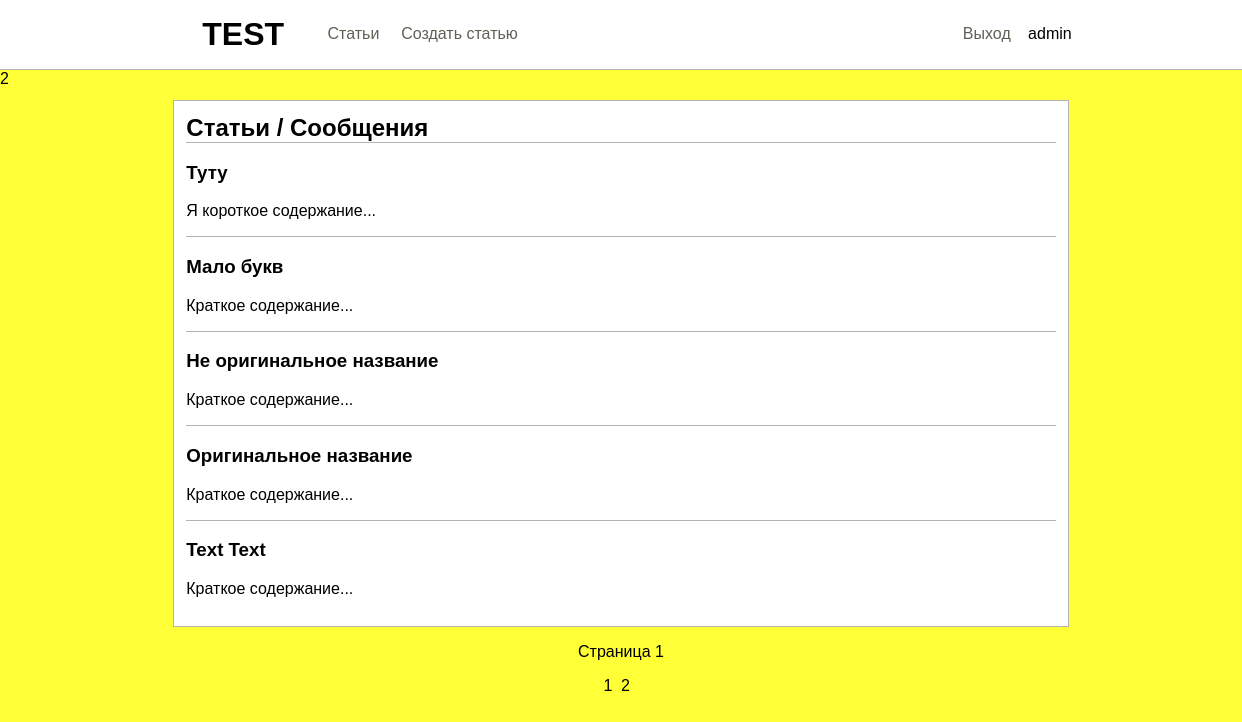
The page / (signed in) on the database its author committed.
### tables this page shows
CREATE TABLE `articles` (
  `id` int(11) NOT NULL,
  `head` varchar(255) NOT NULL,
  `author` varchar(255) NOT NULL,
  `short` text NOT NULL,
  `text` text NOT NULL,
  `pubdate` datetime NOT NULL DEFAULT CURRENT_TIMESTAMP
);

### index.php (the view, shortened to what this page needs)
<?php
include 'includes/header.php';
include 'includes/connection.php';
$page=$_GET['page'];
if($page==NULL){
    $page=1;
}
$art_count = mysqli_fetch_array(mysqli_query($connection,"SELECT COUNT(1) FROM `articles`"))[0];
$art_per_page=5;
$total_pages = ceil($art_count/$art_per_page);
$art_skip=$page*$art_per_page-$art_per_page;
echo $total_pages;
?>
<div class="container main bg_white">
    <h2>Статьи / Сообщения</h2>
    <?php
    $result = mysqli_query($connection,"SELECT * FROM `articles` ORDER BY `pubdate` DESC LIMIT $art_skip, $art_per_page");
    while (($articles=mysqli_fetch_assoc($result)))
    {
        echo '<div class="article"><a href="article_page.php?id='.$articles['id'].'"><h3>'.$articles['head'].'</h3></a>';
        echo '<p>'.mb_substr($articles['short'],0,420, 'utf-8'); echo "...".'</p></div>';
    }
    ?>
</div>
<div class="container " style="text-align: center; margin-top:1%;">
    <p>Страница <?php echo $page ?></p>
<?php
    for($i=1;$i<=$total_pages;$i++){
        echo '<a href="index.php?page='.$i.'" style="margin-right: 1%;">'.$i.'</a>';
    }
    ?>
</div>

### css/main.css (style rules this page uses)
.container { width: 70%; margin: 0 auto; }
.bg_white { background-color: #fff; }
.main { border: rgba(139, 139, 139, 0.65) solid 1px; margin-top: 1%; padding: 1%; }
a { text-decoration: none; color: black; }
.article { border-top: rgba(139, 139, 139, 0.65) solid 1px; word-wrap: break-word; }
h2 { margin: 0; padding: 0; }

### rows shown on the page
articles: head "Туту", short "Я короткое содержание"
articles: head "Мало букв", short "Краткое содержание"
articles: head "Не оригинальное название", short "Краткое содержание"
articles: head "Оригинальное название", short "Краткое содержание"
articles: head "Text Text", short "Краткое содержание"

### other values the page prints
$_SESSION['login'] "admin"
$total_pages "2"
$page "1"
